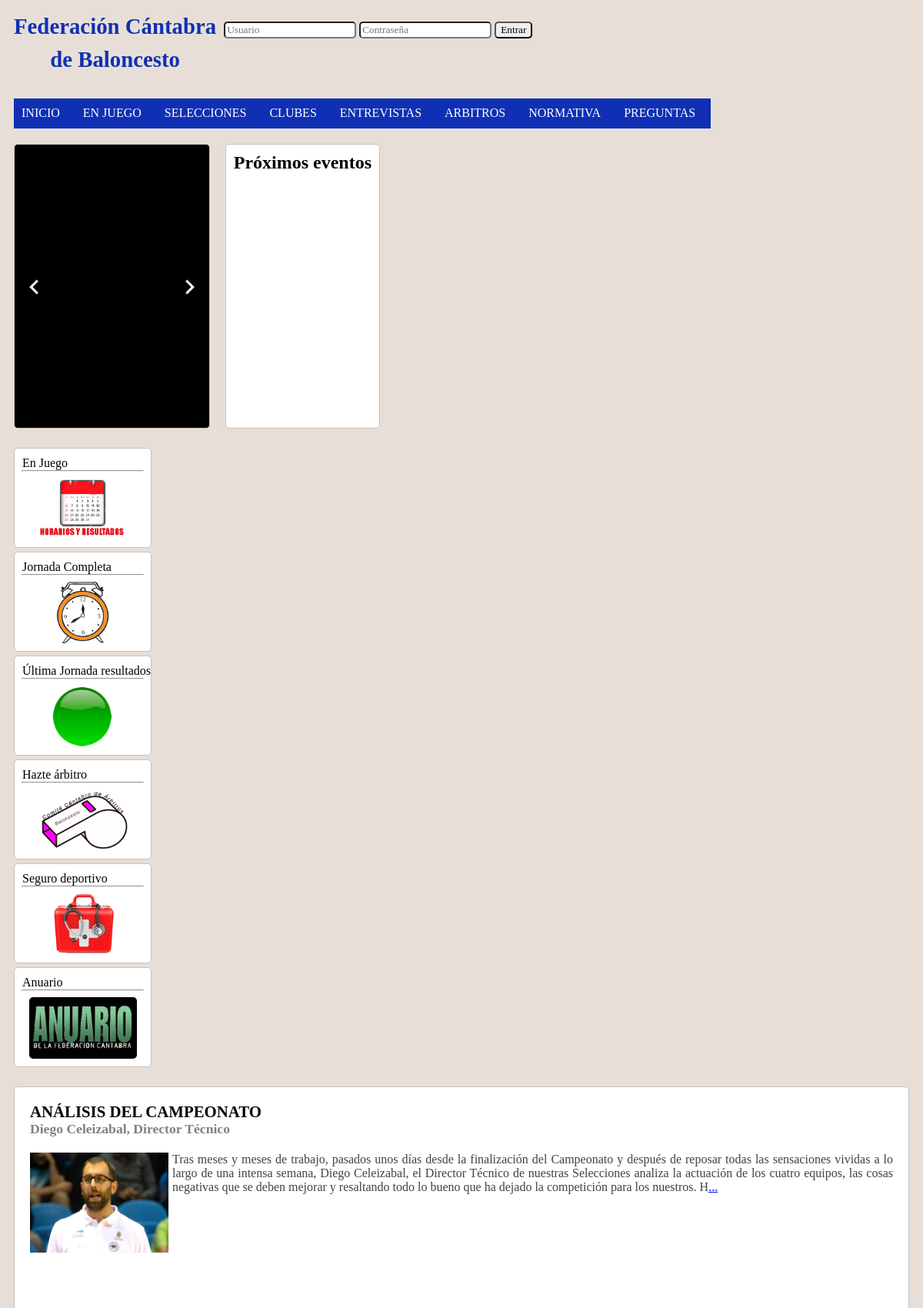
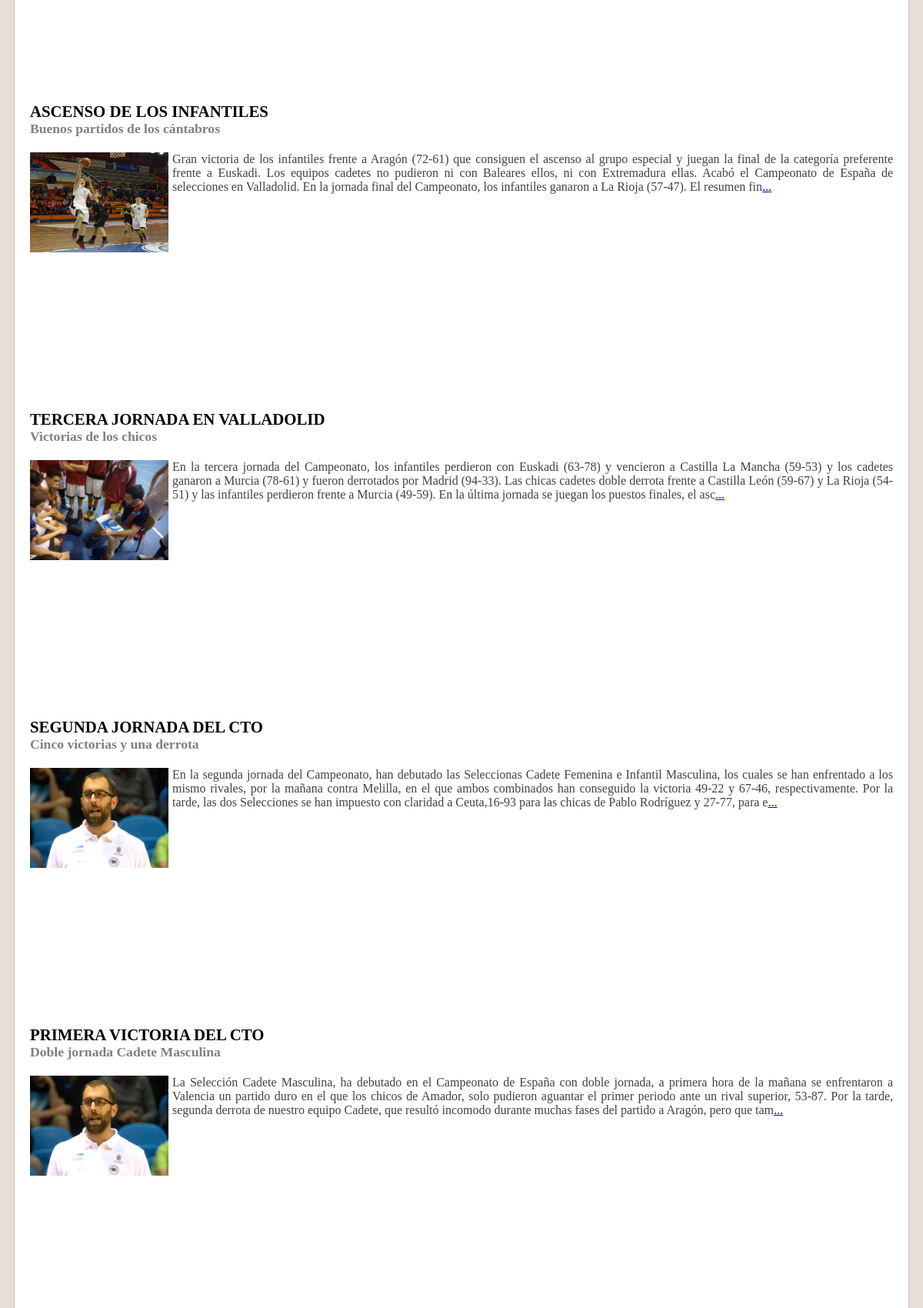
The page / (upper part) on the database its author committed (2 pictures, top to bottom).
### tables this page shows
CREATE TABLE IF NOT EXISTS noticias (
	id int(10) NOT NULL AUTO_INCREMENT PRIMARY KEY,
	id_usuario int(10) NOT NULL,
	id_categoria int(10) NOT NULL,
	id_subcategoria int(10) NOT NULL,
	titulo varchar(50) NOT NULL,
	subtitulo varchar(50),
	texto varchar(1500) NOT NULL,
	fecha date NOT NULL,
	imagen varchar(255)
);

### librerias/framework.php (called while the page is built, shortened)
<?php
include 'librerias/conexionpdo.php';
function loader($componente){
	include 'controllers/'.$componente.'_controller.php';
	$buffer = ob_get_clean();
	return $buffer;
}

### models/main_model.php (called while the page is built, shortened)
<?php
class modelMain{
    public static function obtenNoticias($categoria,$subcategoria){
        $db = new database();
        $sql = 'SELECT noticias.id ,noticias.titulo, noticias.subtitulo, noticias.texto, noticias.fecha, noticias.imagen FROM noticias,categorias,subcategorias WHERE categorias.nombre = :categoria_nombre AND subcategorias.nombre = :subcategoria_nombre AND noticias.id_categoria = categorias.id AND noticias.id_subcategoria = subcategorias.id LIMIT 6';
        $params = array(
            ':categoria_nombre'   => $categoria,
            ':subcategoria_nombre' => $subcategoria
        );
        $db->query($sql,$params);
        $noticias = $db->cargaMatriz();
        return $noticias;
    }
}
?>

### librerias/conexionpdo.php (called while the page is built, shortened)
<?php
class database {
    private $conexion;
    private $stmt;
    private $driver = 'mysql';
    private $dbhost = 'localhost';
    private $dbuser = 'jesus';
    private $dbpass = 'bueno';
    private $dbname = 'federacion';
    public function __construct() {
        try {
            $this->conexion = new PDO($this->driver.':host='.$this->dbhost.';dbname='.$this->dbname, $this->dbuser, $this->dbpass,array(PDO::MYSQL_ATTR_INIT_COMMAND => 'SET NAMES  \'UTF8\''));
        } catch (Exception $e) {
            echo "Se ha producido un error en la conexion con la BD.";
            echo "¡Error!: " . $e->getMessage() . "";
        }
    }
    public function query($sql,$params = null){
        $this->stmt = $this->conexion->prepare($sql);
        $this->stmt->execute($params);
    }
    public function cargaMatriz(){
        $lista = array();
        while($fila = $this->stmt->fetch(PDO::FETCH_ASSOC)){
            $lista[] = $fila;
        }
        return $lista;
    }
}
?>

### views/main_view.php (the view, shortened to what this page needs)
<html>
	<head>
		<link rel="stylesheet" href="css/estilos.css">
	</head>
	<body onload="play()">
		<?php include 'componentes/header.php'; ?>
		<?php  include 'componentes/nav.php'; ?>
		<?php  include 'componentes/slider.php'; ?>
		<?php  include 'componentes/agenda.php'; ?>
		<?php  include 'componentes/aside.php'; ?>
		<article class="col-8">
			<div id="noticias" class="col-16">
	        	<?php
		        foreach($noticias as $noticia){
		        	$textoCortado = substr($noticia['texto'],0,400);
		            echo "<div class='noticia col-8'>";
		            echo "<h3><a href='index.php?option=main&verNoticia=".$noticia['id']."'>".$noticia['titulo']."</a></h3>";
		            echo "<h5>".$noticia['subtitulo']."</h5>";
		            echo "<p> <img class='imagenNoticia' src='css/imagenes/noticias/".$noticia['imagen']."' /> ".$textoCortado."<a  href='index.php?option=main&verNoticia=".$noticia['id']."'>...</a></p>";
		            echo "</div>";
		        } ?>
	    	</div>
   		</article>
	</body>
</html>

### css/estilos.css (style rules this page uses)
body { background-color:rgb(231, 223, 215); }
#noticias { background-color:white; border:1px solid #C8C2BC; }
.noticia { text-align:center; margin:0 auto; margin-bottom:0px; height:400px; }
.noticia h3, .noticiaInd h3 { margin:0px; font-size: 1.3em; text-align:left; color:#242323; }
.noticia h3 a, .noticiaInd h3 a { text-decoration: none;color:black; }
.noticia h5, .noticiaInd h5 { margin:0px; font-size: 1.1em; color:gray; text-align:left; margin-bottom:20px; }
.imagenNoticia { width:180px; height:130px; border-radius:0px; float:left; margin-right:5px; }
.noticia p, .noticiaInd p { color:#434242; text-align:justify; font-size:1em; margin-bottom:0px; }
* { box-sizing: border-box; border-radius:5px 5px; font-family:candara; }
[class*="col-"] { float: left; padding: 10px; }

### rows shown on the page
noticias: titulo "ANÁLISIS DEL CAMPEONATO", subtitulo "Diego Celeizabal, Director Técnico", imagen (picture), texto "Tras meses y meses de trabajo, pasados unos días desde la finalización del Campeonato y después de reposar todas las sensaciones vividas a lo largo de una intensa semana, Diego Celeizabal, el Director Técnico de nuestras Selecciones analiza la actuación de los cuatro equipos, las cosas negativas que se deben mejorar y resaltando todo lo bueno que ha dejado la competición para los nuestros. H"
noticias: titulo "ASCENSO DE LOS INFANTILES", subtitulo "Buenos partidos de los cántabros", imagen (picture), texto "Gran victoria de los infantiles frente a Aragón (72-61) que consiguen el ascenso al grupo especial y juegan la final de la categoría preferente frente a Euskadi. Los equipos cadetes no pudieron ni con Baleares ellos, ni con Extremadura ellas. Acabó el Campeonato de España de selecciones en Valladolid. En la jornada final del Campeonato, los infantiles ganaron a La Rioja (57-47). El resumen fin"
noticias: titulo "TERCERA JORNADA EN VALLADOLID", subtitulo "Victorias de los chicos", imagen (picture), texto "En la tercera jornada del Campeonato, los infantiles perdieron con Euskadi (63-78) y vencieron a Castilla La Mancha (59-53) y los cadetes ganaron a Murcia (78-61) y fueron derrotados por Madrid (94-33). Las chicas cadetes doble derrota frente a Castilla León (59-67) y La Rioja (54-51) y las infantiles perdieron frente a Murcia (49-59). En la última jornada se juegan los puestos finales, el asc"
noticias: titulo "SEGUNDA JORNADA DEL CTO", subtitulo "Cinco victorias y una derrota", imagen (picture), texto "En la segunda jornada del Campeonato, han debutado las Seleccionas Cadete Femenina e Infantil Masculina, los cuales se han enfrentado a los mismo rivales, por la mañana contra Melilla, en el que ambos combinados han conseguido la victoria 49-22 y 67-46, respectivamente. Por la tarde, las dos Selecciones se han impuesto con claridad a Ceuta,16-93 para las chicas de Pablo Rodríguez y 27-77, para e"
noticias: titulo "PRIMERA VICTORIA DEL CTO", subtitulo "Doble jornada Cadete Masculina", imagen (picture), texto "La Selección Cadete Masculina, ha debutado en el Campeonato de España con doble jornada, a primera hora de la mañana se enfrentaron a Valencia un partido duro en el que los chicos de Amador, solo pudieron aguantar el primer periodo ante un rival superior, 53-87. Por la tarde, segunda derrota de nuestro equipo Cadete, que resultó incomodo durante muchas fases del partido a Aragón, pero que tam"
